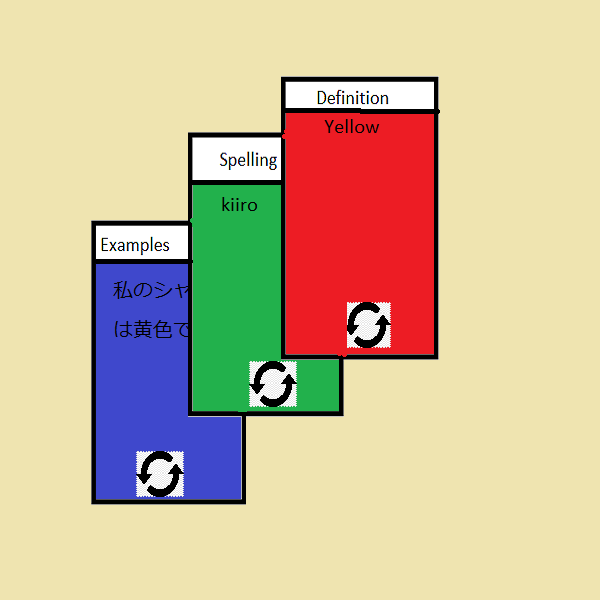
#> input picture flashcards.png, 600 x 600 px
$ python imgresize.py
#> lines starting #> are read from the running program, lines starting #| are printed output that depends on the picture
from PIL import Image


RESIZE = 256

img = Image.open('flashcards.png')
#> img is the input picture: PIL image 600x600 RGBA; mean R, G, B, A 206.2, 187.8, 154.9, 255
new_img = img.resize((RESIZE, RESIZE))
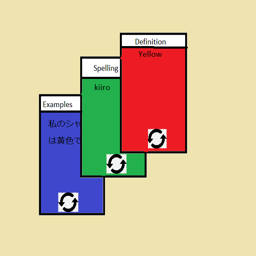
#> new_img: PIL image 256x256 RGBA; mean R, G, B, A 206.3, 187.9, 154.9, 255
new_img.save('./temp/flashcards' + str(RESIZE) + '.png')
